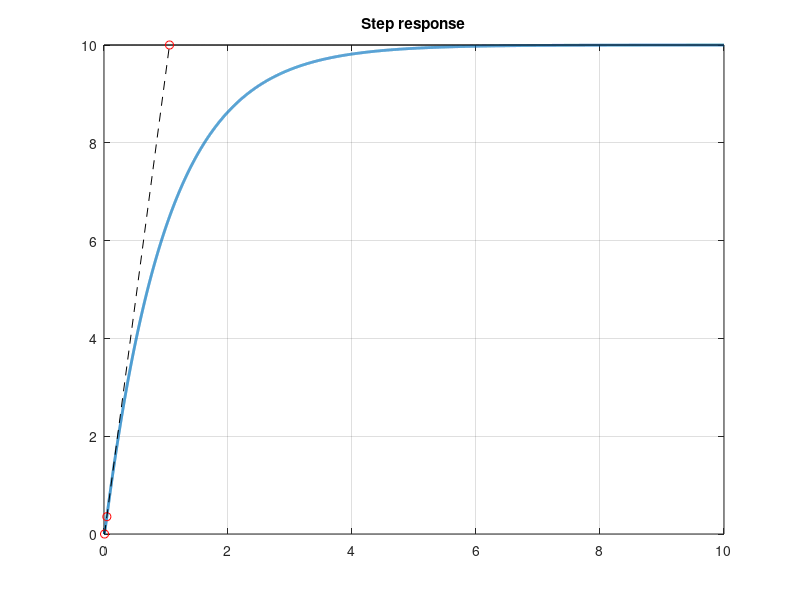
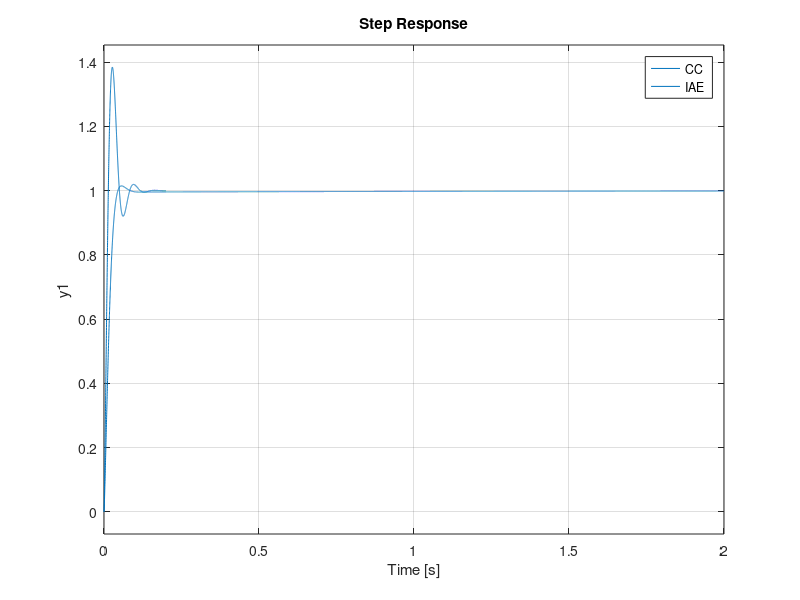

The MATLAB source for these figures, in order:
%% Esempio: Cohen-coon e IAE
clear, close, clc
reg1 = 'CC'; % CC o ZN

% Inizializzazione sistema e calcolo risposta indiciale
% G = tf([1],[1 1.9 1]);
G = tf(10,[0.01 1.01 1]); % esame 25/06
dt = 1e-3;
[y,t] = step(G,0:dt:10);

plot(t,y,'linewidth',2)
hold on, grid on
plot(t,t*0+y(end),'k')
title('Step response')

% Ricerca flesso
iflesso = find(diff(diff(y))<0,1);
tflesso = t(iflesso);
plot(tflesso,y(iflesso),'or')

% Calcolo tangente
m = (y(iflesso+1)-y(iflesso))/dt;
tau = tflesso - y(iflesso)/m;
plot(tau,0,'or')

% Calcolo costante di tempo
T = tflesso + (y(end)-y(iflesso))/m;
plot(T,dcgain(G),'or');
plot([tau, T], [0 dcgain(G)], '--k');

% Calcolo guadagno statico
mu = y(end)/1;

%% Calcolo controllore PID CC

if strcmp(reg1,'ZN')% Z&N
  Kp = 1.2*T/(mu*tau);
  Ti = 2*tau;
  Td = 0.5*tau;
elseif strcmp(reg1, 'CC') % Cohen Coon
  Kp = (1.35/(tau/T) + 0.27)/mu;
  Ti = (2.5*(tau/T)*(1+tau/T/5)/(1+0.6*(tau/T))) * T;
  Td = (0.37*(tau/T)/(1+0.2*(tau/T)))*T; 
end


Ki = Kp/Ti;
Kd = Kp*Td;

N = 10;

s = tf('s');
PID = Kp + Ki/s + Kd*s/(1+s*Td/N);

clSys = feedback(G*PID,1);
figure(2)
hold on
step(clSys)

%% Calcolo controllore PID IAE
Kp = (1.086*(tau/T)^-0.861)/mu;
Ti = T/(0.740-0.130*(tau/T));
Td = (0.348*(tau/T)^0.914)/T;

Ki = Kp/Ti;
Kd = Kp*Td;

N = 10;

s = tf('s');
PID = Kp + Ki/s + Kd*s/(1+s*Td/N);

clSys = feedback(G*PID,1);
figure(2)
hold on
step(clSys),grid on
legend(reg1,'IAE')




